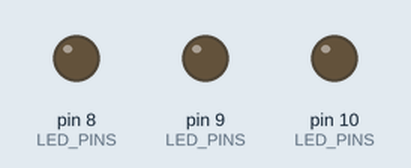
Recording of a sketch running on a simulated Arduino Uno, built with avr-gcc and run on an emulated ATmega328P. Parts: output pins drawn as LEDs (lit = HIGH).

Above: at 0.1 s.
At 2.6 s:
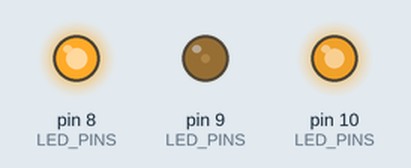
At 5.6 s:
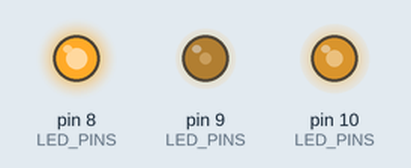
At 11.6 s:
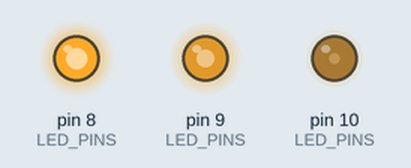
At 23.6 s:
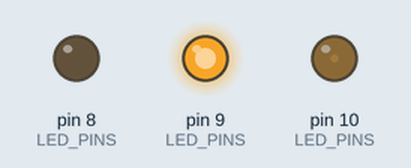
At 38.6 s:
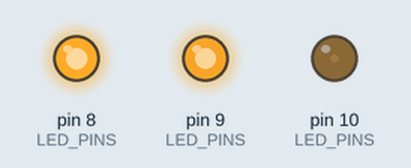
Timing chart, 0 to 40.0 s (numbered marks = the images above):
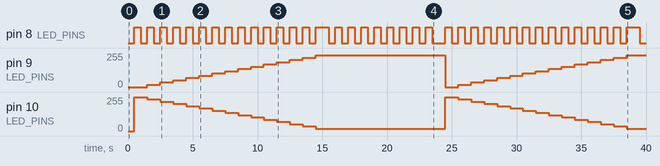

The sketch:

assignment_7.ino
```cpp
/* A digital signal uses discrete (discontinuous) values. */
/* By contrast, non-digital (or analog) systems use a */
/* continuous range of values to represent information. */

/* ONLY THE SQUIGLY LINES CAN HAVE ANALOG WRITE */
const uint8_t LED_PINS_COUNT = 3;
const uint8_t LED_PINS[LED_PINS_COUNT] = {8, 9, 10};
const uint32_t DEFAULT_DELAY = 500;
const uint16_t LED_BRIGHTNESS = 255;

void setup() {
    for (const auto pin: LED_PINS) {
        pinMode(pin, OUTPUT);
    }
}

void loop() {
    const uint8_t SIGNAl = LED_PINS[0];
    const uint8_t PIN = LED_PINS[1];
    const uint8_t PIN_2 = LED_PINS[2];

    /* constantly blink led 0; proressively lit led 1; proressively dim led 2; */
    for (uint32_t brightness = 0; brightness < 255; brightness += 17) {
        digitalWrite(SIGNAl, LOW);
        delay(DEFAULT_DELAY);

        /* dim to lit */
        uint32_t brightness_1 = min(brightness, 255);
        analogWrite(PIN, brightness_1);

        /* lit to dim */
        uint32_t brightness_2 = max(255 - brightness, 0);
        analogWrite(PIN_2, brightness_2);

        /* signal stuff */
        digitalWrite(SIGNAl, HIGH);
        delay(DEFAULT_DELAY);
    }

    /* blink 3 times after doing the task */
    for (uint8_t i = 0; i < 3; i++) {
        for (const auto pins: LED_PINS) {
            digitalWrite(SIGNAl, HIGH);
            delay(DEFAULT_DELAY);
            digitalWrite(SIGNAl, LOW);
            delay(DEFAULT_DELAY);
        }
    }
}
```

Measured:
- by itself, pin 10 (LED_PINS): ramps from 255/255 to 17/255 and jumps back, once every 24.0 s
- by itself, pin 9 (LED_PINS): 0/255 → 17/255 at 1.5 s, → 34/255 1.0 s later, → 51/255 1.0 s later, → 68/255 1.0 s later, … (29 changes in this stretch)
- by itself, pin 8 (LED_PINS): goes 14 × (HIGH 0.50 s, LOW 0.50 s), HIGH 1.0 s, 8 × (LOW 0.50 s, HIGH 0.50 s), LOW 1.0 s, 14 × (HIGH 0.50 s, LOW 0.50 s), HIGH 1.0 s, then LOW
